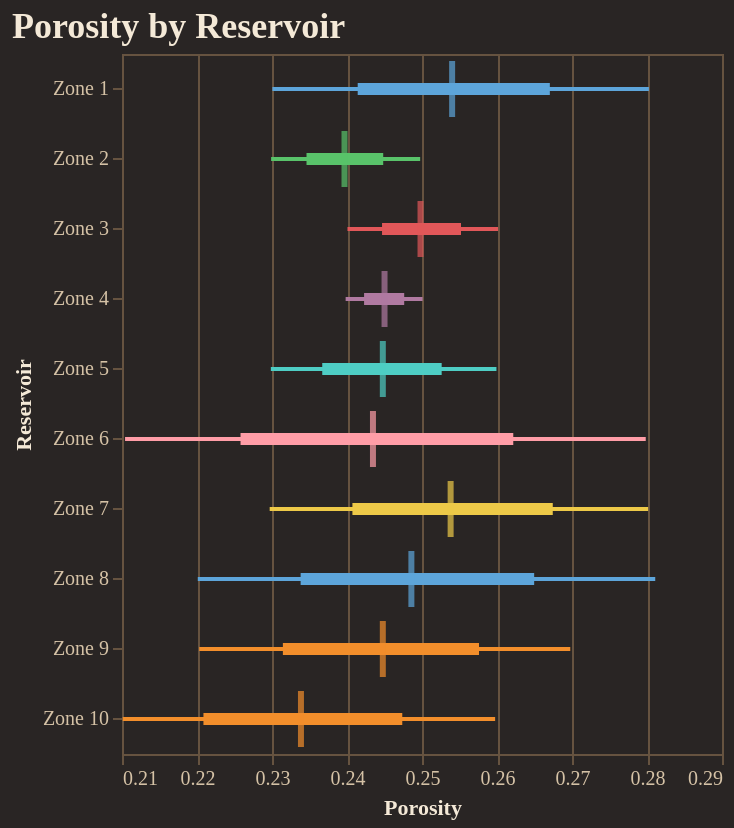

Source (notebook cell):
### Code cell
fig = reporter.plotter.forest_plot(
    "Porosity", 
    backend=PLOTTING_BACKEND
)
fig.show()

### Figure 1 — Vega-Lite specification as saved in the notebook (floating-point values rounded to 4 significant figures)
{"config": {"background": "#292524", "view": {"fill": "#292524", "stroke": "#665340"}, "title": {"color": "#f4e9d7", "font": "Merriweather", "fontSize": 18, "fontWeight": 600, "subtitleColor": "#d5c2a6", "anchor": "start"}, "axis": {"domainColor": "#665340", "gridColor": "#665340", "tickColor": "#665340", "labelColor": "#d5c2a6", "titleColor": "#f4e9d7", "labelFont": "Merriweather", "titleFont": "Merriweather"}, "legend": {"titleColor": "#f4e9d7", "labelColor": "#d5c2a6", "labelFont": "Merriweather", "titleFont": "Merriweather", "orient": "top-right", "symbolType": "circle"}, "header": {"labelColor": "#d5c2a6", "titleColor": "#f4e9d7", "labelFont": "Merriweather", "titleFont": "Merriweather"}, "mark": {"color": "#c78d3b"}, "line": {"color": "#c78d3b"}, "bar": {"color": "#c78d3b"}, "point": {"color": "#ddb06d"}, "area": {"color": "#c78d3b", "opacity": 0.35}, "text": {"color": "#f4e9d7", "font": "Merriweather"}, "range": {"category": ["#5DA5DA", "#F28E2B", "#59C36A", "#E15759", "#B07AA1", "#4ECDC4", "#FF9DA7", "#EDC948"]}}, "layer": [{"mark": {"type": "rule", "strokeWidth": 2}, "encoding": {"color": {"field": "group", "legend": null, "type": "nominal"}, "x": {"field": "p10", "scale": {"zero": false}, "title": "Porosity", "type": "quantitative"}, "x2": {"field": "p90"}, "y": {"field": "group", "sort": ["Zone 1", "Zone 2", "Zone 3", "Zone 4", "Zone 5", "Zone 6", "Zone 7", "Zone 8", "Zone 9", "Zone 10"], "title": "Reservoir", "type": "nominal"}}}, {"mark": {"type": "rule", "strokeWidth": 6}, "encoding": {"color": {"field": "group", "legend": null, "type": "nominal"}, "x": {"field": "p25", "scale": {"zero": false}, "title": "Porosity", "type": "quantitative"}, "x2": {"field": "p75"}, "y": {"field": "group", "sort": ["Zone 1", "Zone 2", "Zone 3", "Zone 4", "Zone 5", "Zone 6", "Zone 7", "Zone 8", "Zone 9", "Zone 10"], "title": "Reservoir", "type": "nominal"}}}, {"mark": {"type": "tick", "color": "black", "size": 28, "thickness": 3}, "encoding": {"color": {"field": "group", "legend": null, "type": "nominal"}, "tooltip": [{"field": "group", "title": "Group", "type": "nominal"}, {"field": "p10", "title": "P10", "type": "quantitative"}, {"field": "p25", "title": "P25", "type": "quantitative"}, {"field": "median", "title": "Median", "type": "quantitative"}, {"field": "p75", "title": "P75", "type": "quantitative"}, {"field": "p90", "title": "P90", "type": "quantitative"}], "x": {"field": "median", "scale": {"zero": false}, "title": "Porosity", "type": "quantitative"}, "y": {"field": "group", "sort": ["Zone 1", "Zone 2", "Zone 3", "Zone 4", "Zone 5", "Zone 6", "Zone 7", "Zone 8", "Zone 9", "Zone 10"], "title": "Reservoir", "type": "nominal"}}}], "data": {"name": "data-404b5c55565e7f28e1a69276796bf93c"}, "height": 350, "title": "Porosity by Reservoir", "width": "container", "$schema": "https://vega.github.io/schema/vega-lite/v5.20.1.json", "datasets": {"data-404b5c55565e7f28e1a69276796bf93c": [{"group": "Zone 1", "p10": 0.2301, "p25": 0.2414, "median": 0.254, "p75": 0.267, "p90": 0.2803}, {"group": "Zone 2", "p10": 0.2299, "p25": 0.2346, "median": 0.2397, "p75": 0.2448, "p90": 0.2498}, {"group": "Zone 3", "p10": 0.2401, "p25": 0.2447, "median": 0.2498, "p75": 0.2552, "p90": 0.2601}, {"group": "Zone 4", "p10": 0.2398, "p25": 0.2423, "median": 0.245, "p75": 0.2476, "p90": 0.2501}, {"group": "Zone 5", "p10": 0.2298, "p25": 0.2367, "median": 0.2448, "p75": 0.2526, "p90": 0.2599}, {"group": "Zone 6", "p10": 0.2104, "p25": 0.2258, "median": 0.2435, "p75": 0.2622, "p90": 0.2798}, {"group": "Zone 7", "p10": 0.2297, "p25": 0.2407, "median": 0.2538, "p75": 0.2674, "p90": 0.2802}, {"group": "Zone 8", "p10": 0.2201, "p25": 0.2338, "median": 0.2486, "p75": 0.265, "p90": 0.2811}, {"group": "Zone 9", "p10": 0.2203, "p25": 0.2315, "median": 0.2448, "p75": 0.2576, "p90": 0.2698}, {"group": "Zone 10", "p10": 0.2101, "p25": 0.2209, "median": 0.2339, "p75": 0.2474, "p90": 0.2598}]}}
